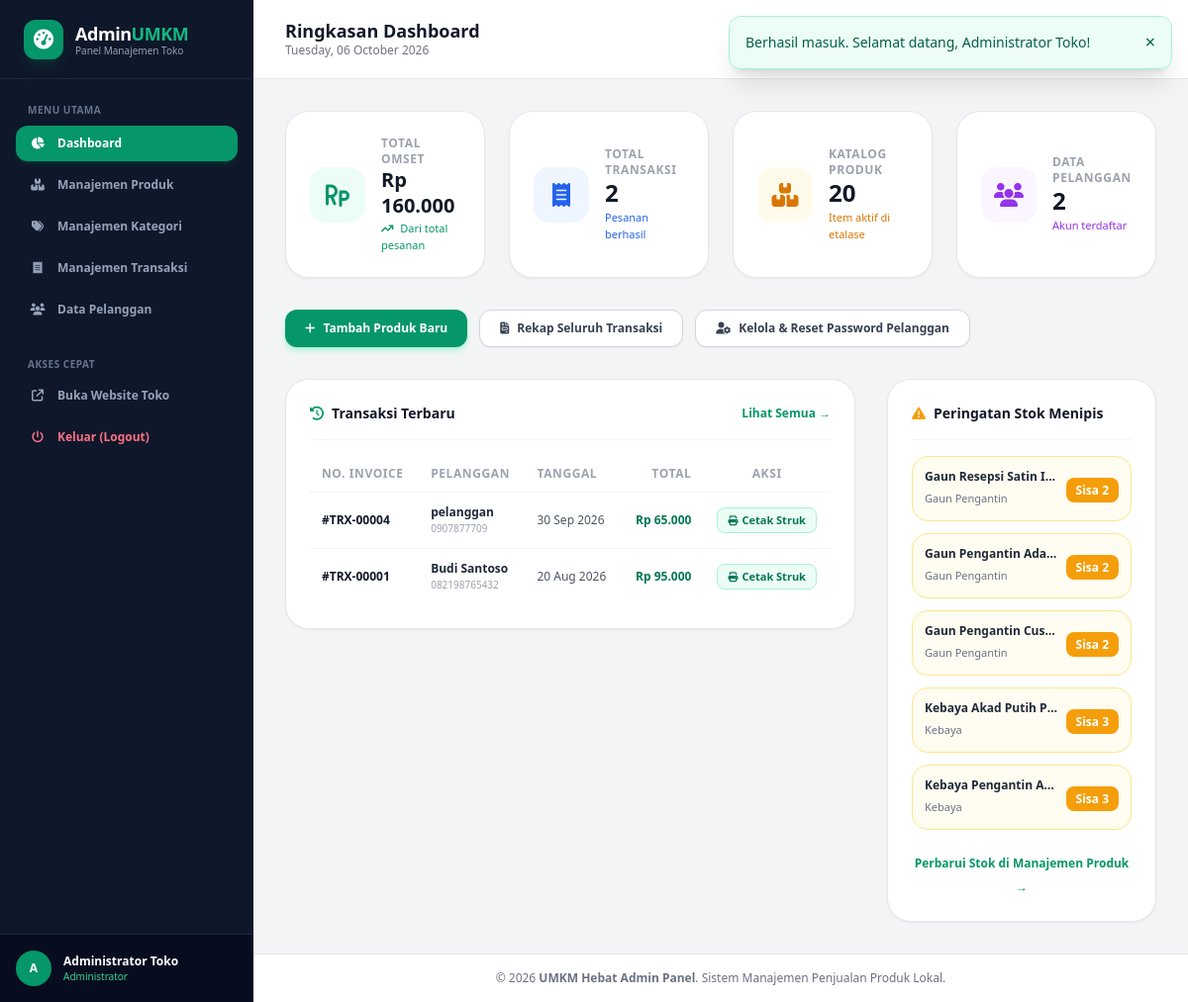
The app's page /admin/dashboard.php (signed in), older data.
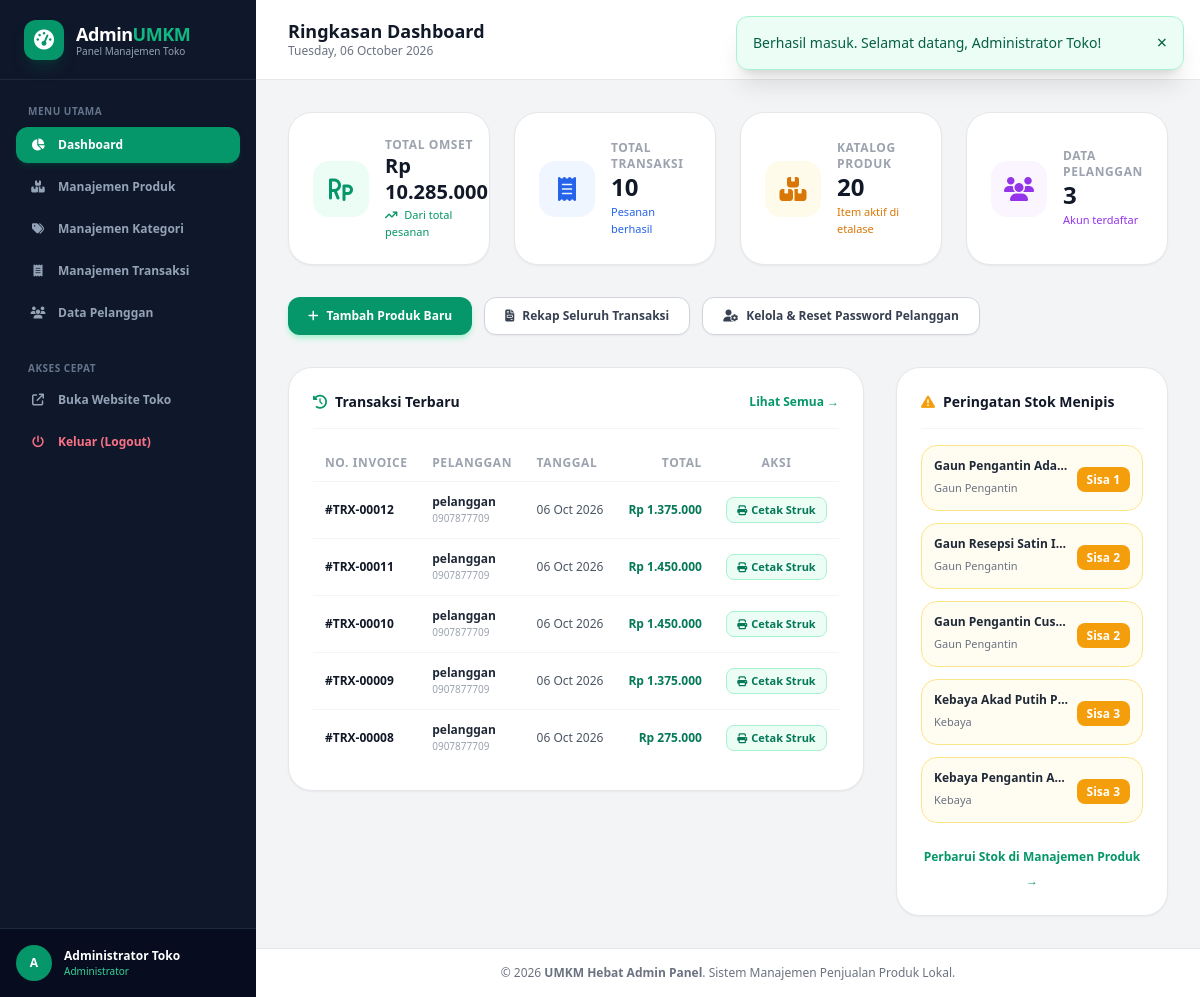
The same page, newer data.
### tables this page shows
CREATE TABLE `tb_transaksi` (
  `id_transaksi` int(11) NOT NULL,
  `id_pelanggan` int(11) NOT NULL,
  `tanggal` date NOT NULL,
  `total_harga` int(11) NOT NULL
);

CREATE TABLE `tb_user` (
  `id` int(11) NOT NULL,
  `nama` varchar(255) NOT NULL,
  `email` varchar(255) NOT NULL,
  `username` varchar(255) NOT NULL,
  `password` varchar(255) NOT NULL,
  `hp` varchar(255) NOT NULL,
  `alamat` varchar(255) NOT NULL,
  `role` enum('admin','pelanggan') NOT NULL DEFAULT 'pelanggan'
);

CREATE TABLE `tb_produk` (
  `id` int(11) NOT NULL,
  `nama` varchar(255) NOT NULL,
  `harga` int(11) NOT NULL,
  `stok` int(11) NOT NULL,
  `poto` text DEFAULT NULL,
  `id_kategori` int(11) NOT NULL,
  `deskripsi` text DEFAULT NULL
);

CREATE TABLE `tb_kategori` (
  `id_kategori` int(11) NOT NULL,
  `nama_kategori` varchar(255) NOT NULL
);

### config/koneksi.php (called while the page is built, shortened)
<?php
function formatRupiah($angka) {
    return 'Rp ' . number_format((float)$angka, 0, ',', '.');
}

### admin/dashboard.php (the view, shortened to what the changed rows need)
<?php
require_once __DIR__ . '/../config/koneksi.php';
require_once __DIR__ . '/layout_header.php';
$stat_transaksi = mysqli_fetch_row(mysqli_query($koneksi, "SELECT COUNT(*) FROM tb_transaksi"))[0] ?? 0;
$stat_pelanggan = mysqli_fetch_row(mysqli_query($koneksi, "SELECT COUNT(*) FROM tb_user WHERE role = 'pelanggan'"))[0] ?? 0;
$stat_omset = mysqli_fetch_row(mysqli_query($koneksi, "SELECT SUM(total_harga) FROM tb_transaksi"))[0] ?? 0;
$query_latest_trx = "SELECT t.*, u.nama as nama_pelanggan, u.hp
                     FROM tb_transaksi t
                     JOIN tb_user u ON t.id_pelanggan = u.id
                     ORDER BY t.id_transaksi DESC LIMIT 5";
$res_latest_trx = mysqli_query($koneksi, $query_latest_trx);
$latest_trx = [];
if ($res_latest_trx) {
    while ($r = mysqli_fetch_assoc($res_latest_trx)) {
        $latest_trx[] = $r;
    }
}
$query_low_stock = "SELECT p.*, k.nama_kategori AS kategori FROM tb_produk p JOIN tb_kategori k ON k.id_kategori = p.id_kategori WHERE p.stok <= 15 ORDER BY p.stok ASC LIMIT 5";
$res_low_stock = mysqli_query($koneksi, $query_low_stock);
$low_stock_items = [];
if ($res_low_stock) {
    while ($r = mysqli_fetch_assoc($res_low_stock)) {
        $low_stock_items[] = $r;
    }
}
?>
<div class="grid grid-cols-1 sm:grid-cols-2 lg:grid-cols-4 gap-6 mb-8">
    <div class="bg-white p-6 rounded-3xl border border-gray-200 shadow-sm flex items-center gap-4">
        <div>
            <span class="text-xs font-bold text-gray-400 uppercase tracking-wider block">Total Omset</span>
            <span class="text-xl font-black text-gray-900 leading-tight"><?= formatRupiah($stat_omset) ?></span>
            <span class="text-[11px] text-emerald-600 font-medium block mt-0.5"><i class="fa-solid fa-arrow-trend-up mr-1"></i> Dari total pesanan</span>
        </div>
    </div>
    <div class="bg-white p-6 rounded-3xl border border-gray-200 shadow-sm flex items-center gap-4">
        <div>
            <span class="text-xs font-bold text-gray-400 uppercase tracking-wider block">Total Transaksi</span>
            <span class="text-2xl font-black text-gray-900 leading-tight"><?= number_format($stat_transaksi) ?></span>
            <span class="text-[11px] text-blue-600 font-medium block mt-0.5">Pesanan berhasil</span>
        </div>
    </div>
    <div class="bg-white p-6 rounded-3xl border border-gray-200 shadow-sm flex items-center gap-4">
        <div>
            <span class="text-xs font-bold text-gray-400 uppercase tracking-wider block">Data Pelanggan</span>
            <span class="text-2xl font-black text-gray-900 leading-tight"><?= number_format($stat_pelanggan) ?></span>
            <span class="text-[11px] text-purple-600 font-medium block mt-0.5">Akun terdaftar</span>
        </div>
    </div>
</div>
<div class="grid grid-cols-1 lg:grid-cols-12 gap-8 items-start">
    <div class="lg:col-span-8 bg-white rounded-3xl p-6 border border-gray-200 shadow-sm">
        <?php if (empty($latest_trx)): ?>
            <div class="text-center py-8 text-gray-400 text-xs">Belum ada data transaksi.</div>
        <?php else: ?>
            <div class="overflow-x-auto">
                <table class="w-full text-left text-xs">
                    <thead>
                        <tr class="text-gray-400 uppercase tracking-wider font-semibold border-b border-gray-100 pb-2">
                            <th class="py-2.5 px-3">No. Invoice</th>
                            <th class="py-2.5 px-3">Pelanggan</th>
                            <th class="py-2.5 px-3">Tanggal</th>
                            <th class="py-2.5 px-3 text-right">Total</th>
                            <th class="py-2.5 px-3 text-center">Aksi</th>
                        </tr>
                    </thead>
                    <tbody class="divide-y divide-gray-100">
                        <?php foreach ($latest_trx as $trx): ?>
                            <tr class="hover:bg-gray-50/70 transition">
                                <td class="py-3 px-3 font-bold text-gray-900">
                                    #TRX-<?= str_pad($trx['id_transaksi'], 5, '0', STR_PAD_LEFT) ?>
                                </td>
                                <td class="py-3 px-3">
                                    <span class="font-semibold text-gray-800 block"><?= htmlspecialchars($trx['nama_pelanggan']) ?></span>
                                    <span class="text-[10px] text-gray-400"><?= htmlspecialchars($trx['hp']) ?></span>
                                </td>
                                <td class="py-3 px-3 text-gray-600">
                                    <?= date('d M Y', strtotime($trx['tanggal'])) ?>
                                </td>
                                <td class="py-3 px-3 text-right font-bold text-emerald-700">
                                    <?= formatRupiah($trx['total_harga']) ?>
                                </td>
                                <td class="py-3 px-3 text-center">
                                    <a href="../invoice.php?id=<?= $trx['id_transaksi'] ?>" target="_blank"
                                       class="inline-flex items-center gap-1 px-2.5 py-1 bg-emerald-50 hover:bg-emerald-100 text-emerald-700 rounded-lg text-[11px] font-semibold border border-emerald-200">
                                        <i class="fa-solid fa-print text-[10px]"></i> Cetak Struk
                                    </a>
                                </td>
                            </tr>
                        <?php endforeach; ?>
                    </tbody>
                </table>
            </div>
        <?php endif; ?>
    </div>
    <div class="lg:col-span-4 bg-white rounded-3xl p-6 border border-gray-200 shadow-sm">
        <?php if (empty($low_stock_items)): ?>
            <div class="text-center py-6 text-gray-400 text-xs">Semua stok produk dalam kondisi aman (&gt; 15 pcs).</div>
        <?php else: ?>
            <div class="space-y-3">
                <?php foreach ($low_stock_items as $low): ?>
                    <div class="p-3 rounded-2xl bg-amber-50/70 border border-amber-200 flex items-center justify-between">
                        <div class="overflow-hidden pr-2">
                            <h4 class="font-bold text-gray-800 text-xs truncate"><?= htmlspecialchars($low['nama']) ?></h4>
                            <span class="text-[11px] text-gray-500"><?= htmlspecialchars($low['kategori']) ?></span>
                        </div>
                        <div class="text-right flex-shrink-0">
                            <span class="px-2.5 py-1 bg-amber-500 text-white font-extrabold text-xs rounded-lg shadow-xs">
                                Sisa <?= $low['stok'] ?>
                            </span>
                        </div>
                    </div>
                <?php endforeach; ?>
            </div>
        <?php endif; ?>
    </div>
</div>
<?php require_once __DIR__ . '/layout_footer.php'; ?>

Row changes from the older to the newer data that the page shows:
no longer on this page (row unchanged): tb_transaksi: id_transaksi "00004", id_pelanggan.nama "pelanggan", id_pelanggan.hp "0907877709", tanggal "30 Sep 2026", total_harga "Rp 65.000"
no longer on this page (row unchanged): tb_transaksi: id_transaksi "00001", id_pelanggan.nama "Budi Santoso", id_pelanggan.hp "082198765432", tanggal "20 Aug 2026", total_harga "Rp 95.000"
added tb_transaksi: id_transaksi "00012", id_pelanggan.nama "pelanggan", id_pelanggan.hp "0907877709", tanggal "06 Oct 2026", total_harga "Rp 1.375.000"
added tb_transaksi: id_transaksi "00011", id_pelanggan.nama "pelanggan", id_pelanggan.hp "0907877709", tanggal "06 Oct 2026", total_harga "Rp 1.450.000"
added tb_transaksi: id_transaksi "00010", id_pelanggan.nama "pelanggan", id_pelanggan.hp "0907877709", tanggal "06 Oct 2026", total_harga "Rp 1.450.000"
added tb_transaksi: id_transaksi "00009", id_pelanggan.nama "pelanggan", id_pelanggan.hp "0907877709", tanggal "06 Oct 2026", total_harga "Rp 1.375.000"
added tb_transaksi: id_transaksi "00008", id_pelanggan.nama "pelanggan", id_pelanggan.hp "0907877709", tanggal "06 Oct 2026", total_harga "Rp 275.000"
changed tb_produk "Gaun Pengantin Ada…": stok "2" → "1"; moves up the list
Text that changed along with them:
formatRupiah($stat_omset): "Rp 160.000" → "Rp 10.285.000"
$stat_transaksi: "2" → "10"
$stat_pelanggan: "2" → "3"
